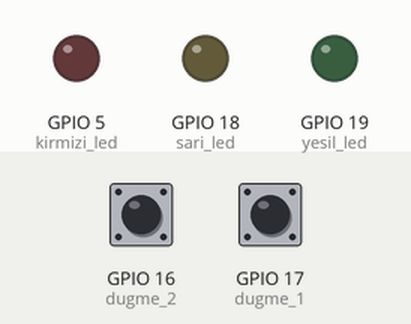
Simulated run of this program. Board: ESP32 board running MicroPython. Shown: output pins drawn as LEDs (lit = HIGH). The inputs (shaded band) are chosen by the test bench; at power-on: GPIO 16 (dugme_2) HIGH, GPIO 17 (dugme_1) HIGH.

Above: at 1.2 s.
1.3 s: GPIO 16 (dugme_2) pulled LOW for 0.15 s
At 1.37 s:
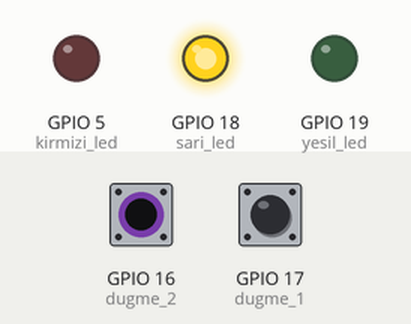
2.9 s: GPIO 17 (dugme_1) pulled LOW for 0.15 s
At 2.97 s:
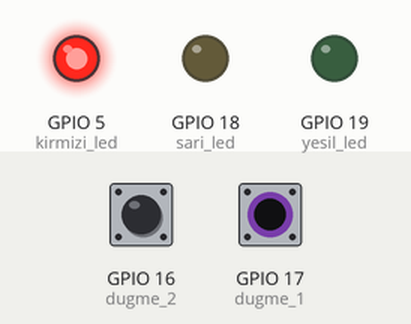
4.5 s: GPIO 17 (dugme_1) pulled LOW for 3.2 s
At 8.1 s:
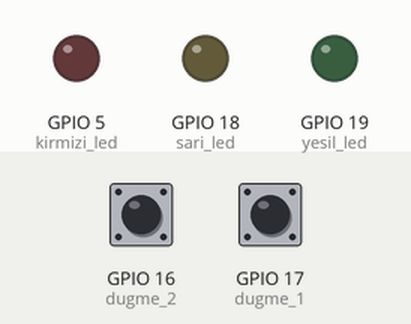
9.2 s: GPIO 16 (dugme_2) pulled LOW for 3.2 s
At 10.5 s:
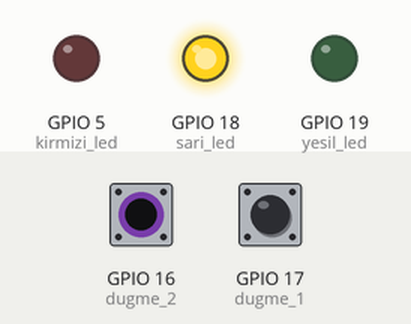
13.9 s: GPIO 16 (dugme_2) driven LOW and GPIO 17 (dugme_1) driven LOW
At 14.3 s:
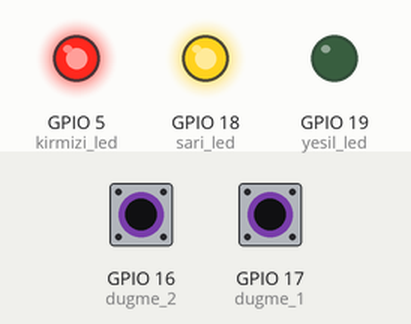
Timing chart, 0 to 16.4 s (numbered marks = the images above; inputs shaded):
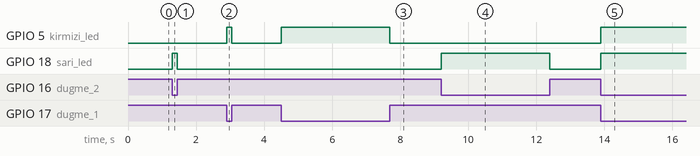

Measured:
- after the input at 1.3 s, GPIO 18 (sari_led): LOW → HIGH at once, → LOW 0.15 s later
- after the input at 2.9 s, GPIO 5 (kirmizi_led): LOW → HIGH at once, → LOW 0.15 s later
- after the input at 4.5 s, GPIO 5 (kirmizi_led): LOW → HIGH at once, → LOW 3.2 s later
- after the input at 9.2 s, GPIO 18 (sari_led): LOW → HIGH at once, → LOW 3.2 s later
- after the input at 13.9 s, GPIO 5 (kirmizi_led), GPIO 18 (sari_led): LOW → HIGH at once

The program:

bolum2_u11_dugmeLed2.py
```python
from machine import *
import time

kirmizi_led = Pin(5, Pin.OUT)
sari_led = Pin(18, Pin.OUT)
yesil_led = Pin(19, Pin.OUT)
dugme_1 = Pin(17, Pin.IN, Pin.PULL_UP)
dugme_2 = Pin(16, Pin.IN, Pin.PULL_UP)

kirmizi_led.value(0)
sari_led.value(0)
yesil_led.value(0)

while True:
    if(dugme_1.value() != 1):
        kirmizi_led.on()
    else:
        kirmizi_led.off()

    if(dugme_2.value() != 1):
        sari_led.on()
    else:
        sari_led.off()
    
```
